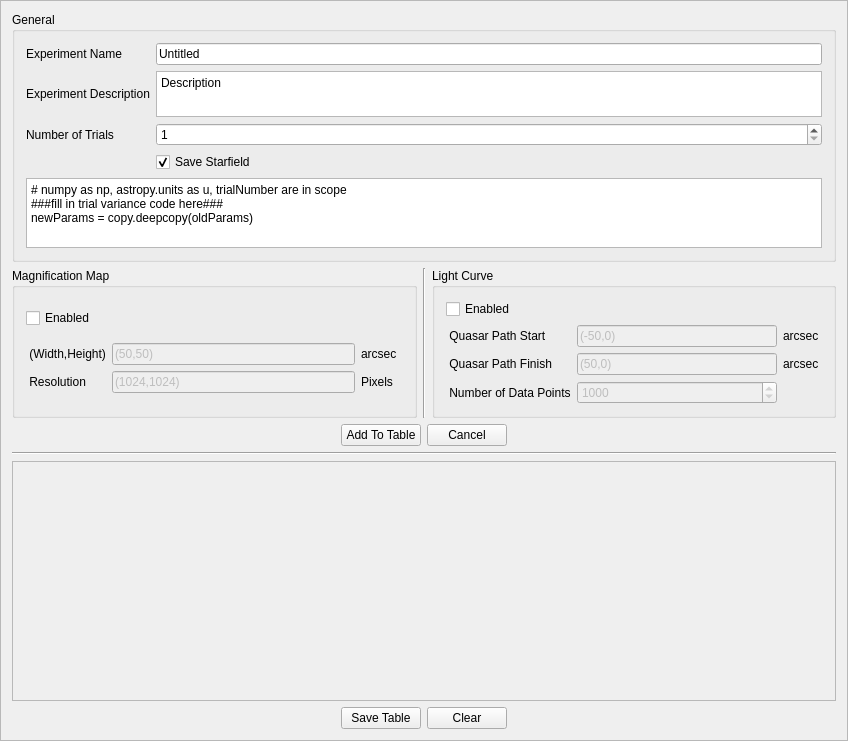
<?xml version="1.0" encoding="UTF-8"?>
<ui version="4.0">
 <class>BatchTableView</class>
 <widget class="QWidget" name="BatchTableView">
  <property name="geometry">
   <rect>
    <x>0</x>
    <y>0</y>
    <width>848</width>
    <height>741</height>
   </rect>
  </property>
  <property name="windowTitle">
   <string>BatchTableView</string>
  </property>
  <layout class="QVBoxLayout" name="verticalLayout_5">
   <property name="leftMargin">
    <number>0</number>
   </property>
   <property name="topMargin">
    <number>0</number>
   </property>
   <property name="rightMargin">
    <number>0</number>
   </property>
   <property name="bottomMargin">
    <number>0</number>
   </property>
   <item>
    <widget class="QScrollArea" name="scrollArea">
     <property name="widgetResizable">
      <bool>true</bool>
     </property>
     <widget class="QWidget" name="scrollAreaWidgetContents_2">
      <property name="geometry">
       <rect>
        <x>0</x>
        <y>0</y>
        <width>846</width>
        <height>739</height>
       </rect>
      </property>
      <layout class="QVBoxLayout" name="verticalLayout_4">
       <item>
        <widget class="QGroupBox" name="verticalGroupBox">
         <property name="maximumSize">
          <size>
           <width>16777215</width>
           <height>250</height>
          </size>
         </property>
         <property name="title">
          <string>General</string>
         </property>
         <layout class="QVBoxLayout" name="verticalLayout">
          <item>
           <layout class="QGridLayout" name="gridLayout">
            <item row="0" column="0">
             <widget class="QLabel" name="label_29">
              <property name="text">
               <string>Experiment Name</string>
              </property>
             </widget>
            </item>
            <item row="0" column="1">
             <widget class="QLineEdit" name="experimentNameEntry">
              <property name="text">
               <string>Untitled</string>
              </property>
             </widget>
            </item>
            <item row="1" column="0">
             <widget class="QLabel" name="label_28">
              <property name="text">
               <string>Experiment Description</string>
              </property>
             </widget>
            </item>
            <item row="1" column="1">
             <widget class="QPlainTextEdit" name="experimentDescEntry">
              <property name="maximumSize">
               <size>
                <width>16777215</width>
                <height>16777215</height>
               </size>
              </property>
              <property name="plainText">
               <string>Description</string>
              </property>
             </widget>
            </item>
            <item row="2" column="0">
             <widget class="QLabel" name="label_30">
              <property name="text">
               <string>Number of Trials</string>
              </property>
             </widget>
            </item>
            <item row="2" column="1">
             <widget class="QSpinBox" name="trialSpinBox">
              <property name="minimum">
               <number>1</number>
              </property>
              <property name="maximum">
               <number>1000000000</number>
              </property>
              <property name="singleStep">
               <number>10</number>
              </property>
              <property name="value">
               <number>1</number>
              </property>
             </widget>
            </item>
            <item row="3" column="1">
             <widget class="QCheckBox" name="queueSaveStarfield">
              <property name="text">
               <string>Save Starfield</string>
              </property>
              <property name="checked">
               <bool>true</bool>
              </property>
             </widget>
            </item>
           </layout>
          </item>
          <item>
           <widget class="QPlainTextEdit" name="varianceTextArea">
            <property name="enabled">
             <bool>true</bool>
            </property>
            <property name="plainText">
             <string># numpy as np, astropy.units as u, trialNumber are in scope
###fill in trial variance code here###
newParams = copy.deepcopy(oldParams)</string>
            </property>
           </widget>
          </item>
         </layout>
        </widget>
       </item>
       <item>
        <layout class="QHBoxLayout" name="horizontalLayout">
         <item>
          <widget class="QGroupBox" name="verticalGroupBox_2">
           <property name="title">
            <string>Magnification Map</string>
           </property>
           <layout class="QVBoxLayout" name="verticalLayout_2">
            <item>
             <widget class="QCheckBox" name="enableMagMap">
              <property name="text">
               <string>Enabled</string>
              </property>
             </widget>
            </item>
            <item>
             <layout class="QGridLayout" name="gridLayout_7">
              <item row="0" column="0">
               <widget class="QLabel" name="label_19">
                <property name="text">
                 <string> (Width,Height)</string>
                </property>
               </widget>
              </item>
              <item row="0" column="1">
               <widget class="QLineEdit" name="magMapDimEntry">
                <property name="enabled">
                 <bool>false</bool>
                </property>
                <property name="text">
                 <string>(50,50)</string>
                </property>
               </widget>
              </item>
              <item row="0" column="2">
               <widget class="QLabel" name="unitLabel_6">
                <property name="text">
                 <string>arcsec  </string>
                </property>
               </widget>
              </item>
              <item row="1" column="0">
               <widget class="QLabel" name="label_40">
                <property name="text">
                 <string> Resolution</string>
                </property>
               </widget>
              </item>
              <item row="1" column="1">
               <widget class="QLineEdit" name="magMapResolutionEntry">
                <property name="enabled">
                 <bool>false</bool>
                </property>
                <property name="text">
                 <string>(1024,1024)</string>
                </property>
               </widget>
              </item>
              <item row="1" column="2">
               <widget class="QLabel" name="label_41">
                <property name="text">
                 <string>Pixels</string>
                </property>
               </widget>
              </item>
             </layout>
            </item>
           </layout>
          </widget>
         </item>
         <item>
          <widget class="Line" name="line">
           <property name="orientation">
            <enum>Qt::Vertical</enum>
           </property>
          </widget>
         </item>
         <item>
          <widget class="QGroupBox" name="verticalGroupBox_3">
           <property name="title">
            <string>Light Curve</string>
           </property>
           <layout class="QVBoxLayout" name="verticalLayout_3">
            <item>
             <widget class="QCheckBox" name="enableLightCurve">
              <property name="text">
               <string>Enabled</string>
              </property>
             </widget>
            </item>
            <item>
             <layout class="QGridLayout" name="gridLayout_4">
              <item row="1" column="3">
               <widget class="QLabel" name="unitLabel_4">
                <property name="text">
                 <string>arcsec </string>
                </property>
               </widget>
              </item>
              <item row="1" column="0">
               <widget class="QLabel" name="label_32">
                <property name="text">
                 <string> Quasar Path Finish</string>
                </property>
               </widget>
              </item>
              <item row="1" column="2">
               <widget class="QLineEdit" name="quasarPathEnd">
                <property name="enabled">
                 <bool>false</bool>
                </property>
                <property name="text">
                 <string>(50,0)</string>
                </property>
               </widget>
              </item>
              <item row="0" column="3">
               <widget class="QLabel" name="unitLabel_3">
                <property name="text">
                 <string>arcsec </string>
                </property>
               </widget>
              </item>
              <item row="0" column="2">
               <widget class="QLineEdit" name="quasarPathStart">
                <property name="enabled">
                 <bool>false</bool>
                </property>
                <property name="text">
                 <string>(-50,0)</string>
                </property>
               </widget>
              </item>
              <item row="0" column="0">
               <widget class="QLabel" name="label_31">
                <property name="text">
                 <string> Quasar Path Start</string>
                </property>
               </widget>
              </item>
              <item row="2" column="0">
               <widget class="QLabel" name="label_33">
                <property name="text">
                 <string> Number of Data Points</string>
                </property>
               </widget>
              </item>
              <item row="2" column="2">
               <widget class="QSpinBox" name="dataPointSpinBox">
                <property name="enabled">
                 <bool>false</bool>
                </property>
                <property name="accelerated">
                 <bool>true</bool>
                </property>
                <property name="minimum">
                 <number>100</number>
                </property>
                <property name="maximum">
                 <number>1000000000</number>
                </property>
                <property name="singleStep">
                 <number>50</number>
                </property>
                <property name="value">
                 <number>1000</number>
                </property>
               </widget>
              </item>
             </layout>
            </item>
           </layout>
          </widget>
         </item>
        </layout>
       </item>
       <item>
        <layout class="QHBoxLayout" name="horizontalLayout_2">
         <item>
          <spacer name="horizontalSpacer">
           <property name="orientation">
            <enum>Qt::Horizontal</enum>
           </property>
           <property name="sizeHint" stdset="0">
            <size>
             <width>40</width>
             <height>20</height>
            </size>
           </property>
          </spacer>
         </item>
         <item>
          <widget class="QPushButton" name="addToQueueButton">
           <property name="text">
            <string>Add To Table</string>
           </property>
          </widget>
         </item>
         <item>
          <widget class="QPushButton" name="queueEditCancelButton">
           <property name="text">
            <string>Cancel</string>
           </property>
          </widget>
         </item>
         <item>
          <spacer name="horizontalSpacer_2">
           <property name="orientation">
            <enum>Qt::Horizontal</enum>
           </property>
           <property name="sizeHint" stdset="0">
            <size>
             <width>40</width>
             <height>20</height>
            </size>
           </property>
          </spacer>
         </item>
        </layout>
       </item>
       <item>
        <widget class="Line" name="line_2">
         <property name="orientation">
          <enum>Qt::Horizontal</enum>
         </property>
        </widget>
       </item>
       <item>
        <widget class="QScrollArea" name="tableFrame">
         <property name="widgetResizable">
          <bool>true</bool>
         </property>
         <widget class="QWidget" name="scrollAreaWidgetContents">
          <property name="geometry">
           <rect>
            <x>0</x>
            <y>0</y>
            <width>826</width>
            <height>211</height>
           </rect>
          </property>
         </widget>
        </widget>
       </item>
       <item>
        <layout class="QHBoxLayout" name="horizontalLayout_3">
         <item>
          <spacer name="horizontalSpacer_3">
           <property name="orientation">
            <enum>Qt::Horizontal</enum>
           </property>
           <property name="sizeHint" stdset="0">
            <size>
             <width>40</width>
             <height>20</height>
            </size>
           </property>
          </spacer>
         </item>
         <item>
          <widget class="QPushButton" name="pushButton">
           <property name="text">
            <string>Save Table</string>
           </property>
          </widget>
         </item>
         <item>
          <widget class="QPushButton" name="pushButton_2">
           <property name="text">
            <string>Clear</string>
           </property>
          </widget>
         </item>
         <item>
          <spacer name="horizontalSpacer_4">
           <property name="orientation">
            <enum>Qt::Horizontal</enum>
           </property>
           <property name="sizeHint" stdset="0">
            <size>
             <width>40</width>
             <height>20</height>
            </size>
           </property>
          </spacer>
         </item>
        </layout>
       </item>
      </layout>
     </widget>
    </widget>
   </item>
  </layout>
 </widget>
 <layoutdefault spacing="6" margin="11"/>
 <resources/>
 <connections>
  <connection>
   <sender>enableMagMap</sender>
   <signal>toggled(bool)</signal>
   <receiver>magMapDimEntry</receiver>
   <slot>setEnabled(bool)</slot>
   <hints>
    <hint type="sourcelabel">
     <x>217</x>
     <y>304</y>
    </hint>
    <hint type="destinationlabel">
     <x>246</x>
     <y>347</y>
    </hint>
   </hints>
  </connection>
  <connection>
   <sender>enableMagMap</sender>
   <signal>toggled(bool)</signal>
   <receiver>magMapResolutionEntry</receiver>
   <slot>setEnabled(bool)</slot>
   <hints>
    <hint type="sourcelabel">
     <x>217</x>
     <y>304</y>
    </hint>
    <hint type="destinationlabel">
     <x>246</x>
     <y>392</y>
    </hint>
   </hints>
  </connection>
  <connection>
   <sender>enableLightCurve</sender>
   <signal>toggled(bool)</signal>
   <receiver>quasarPathEnd</receiver>
   <slot>setEnabled(bool)</slot>
   <hints>
    <hint type="sourcelabel">
     <x>638</x>
     <y>304</y>
    </hint>
    <hint type="destinationlabel">
     <x>698</x>
     <y>370</y>
    </hint>
   </hints>
  </connection>
  <connection>
   <sender>enableLightCurve</sender>
   <signal>toggled(bool)</signal>
   <receiver>quasarPathStart</receiver>
   <slot>setEnabled(bool)</slot>
   <hints>
    <hint type="sourcelabel">
     <x>638</x>
     <y>304</y>
    </hint>
    <hint type="destinationlabel">
     <x>698</x>
     <y>336</y>
    </hint>
   </hints>
  </connection>
  <connection>
   <sender>enableLightCurve</sender>
   <signal>toggled(bool)</signal>
   <receiver>dataPointSpinBox</receiver>
   <slot>setEnabled(bool)</slot>
   <hints>
    <hint type="sourcelabel">
     <x>638</x>
     <y>304</y>
    </hint>
    <hint type="destinationlabel">
     <x>698</x>
     <y>404</y>
    </hint>
   </hints>
  </connection>
 </connections>
</ui>
